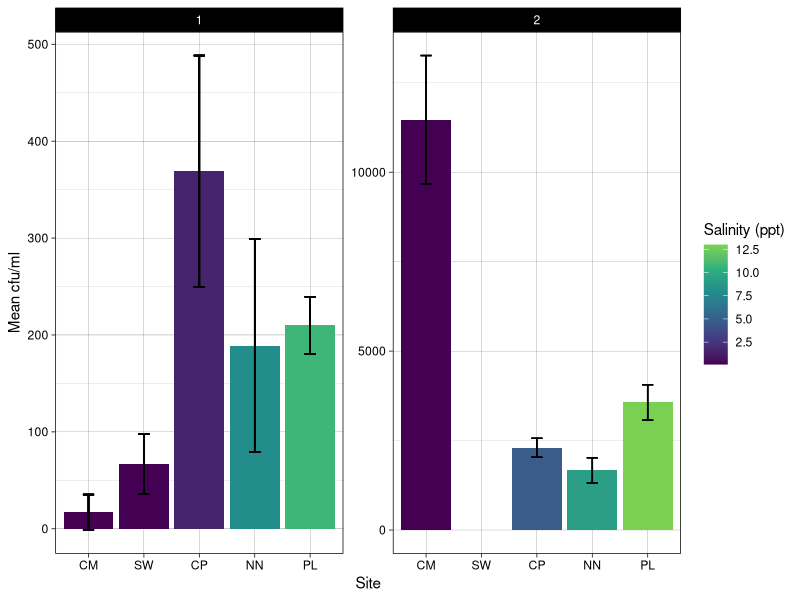

Here is the R script that generated this plot:
## ---- chunk 1
library(tidyverse)
library(viridis)
library(car)
## ---- chunk 2
salinity <- read_csv("soil_collection.csv") %>%
  mutate(site = case_when(site == "chapman" ~ "CM",
                          site == "chapel" ~ "CP",
                          site == "point_lookout" ~ "PL",
                          site == "newtowne" ~ "NN")) %>%
  rename(location = site)
phyto_join <- read_csv("data/plate_counts.csv") %>%
  mutate(season = "2") %>%
  select(-notes) %>%
  left_join(salinity) %>%
  rename(salinity = salinity_ppt,
         cfu_ml = `cfu/ml`,
         cfu_g = `cfu/g`) %>%
  filter(dilution == "10-1",
         date_counted == "2022-11-22")
phyto_mel <- read_csv("platecount.csv") %>%
  mutate(season = "1")
## ---- chunk 3
phyto_comb <- phyto_mel %>%
  select(- plate) %>%
  rename(location = Site,
         colonies = count,
         cfu_ml = CFUsperml,
         salinity = Salinity) %>%
  mutate(location = case_when(location == "Point Lookout" ~ "PL",
                              location == "Chapman" ~ "CM",
                              location == "Chapel Point" ~ "CP",
                              location == "Newtowne Neck" ~ "NN",
                              location == "Smallwood" ~ "SW")) %>%
  full_join(phyto_join) %>%
  group_by(location, season) %>%
  mutate(mean_cfu = mean(cfu_ml),
         sd_cfu = sd(cfu_ml))
## ---- chunk 4
ggplot(phyto_comb, aes(reorder(location, salinity), mean_cfu, fill = salinity)) +
  geom_bar(position="dodge", stat = "identity", size = 0.8) +
  facet_wrap(~season, scales = "free_y") +
  geom_errorbar(aes(ymin=mean_cfu-sd_cfu, 
                    ymax=mean_cfu+sd_cfu), 
                width=0.2, linewidth = 0.5,
                 position=position_dodge(.9)) +
  labs(x = "Site", y = "Mean cfu/ml", fill = "Salinity (ppt)") +
  theme_linedraw() +
  scale_fill_viridis_c(end = 0.8)
## ---- chunk 5
aovcomb <- aov(cfu_ml ~ location+season*location, phyto_comb)
summary(aovcomb)
df.residual(aovcomb)
## ---- chunk 6
TukeyHSD(aovcomb)
